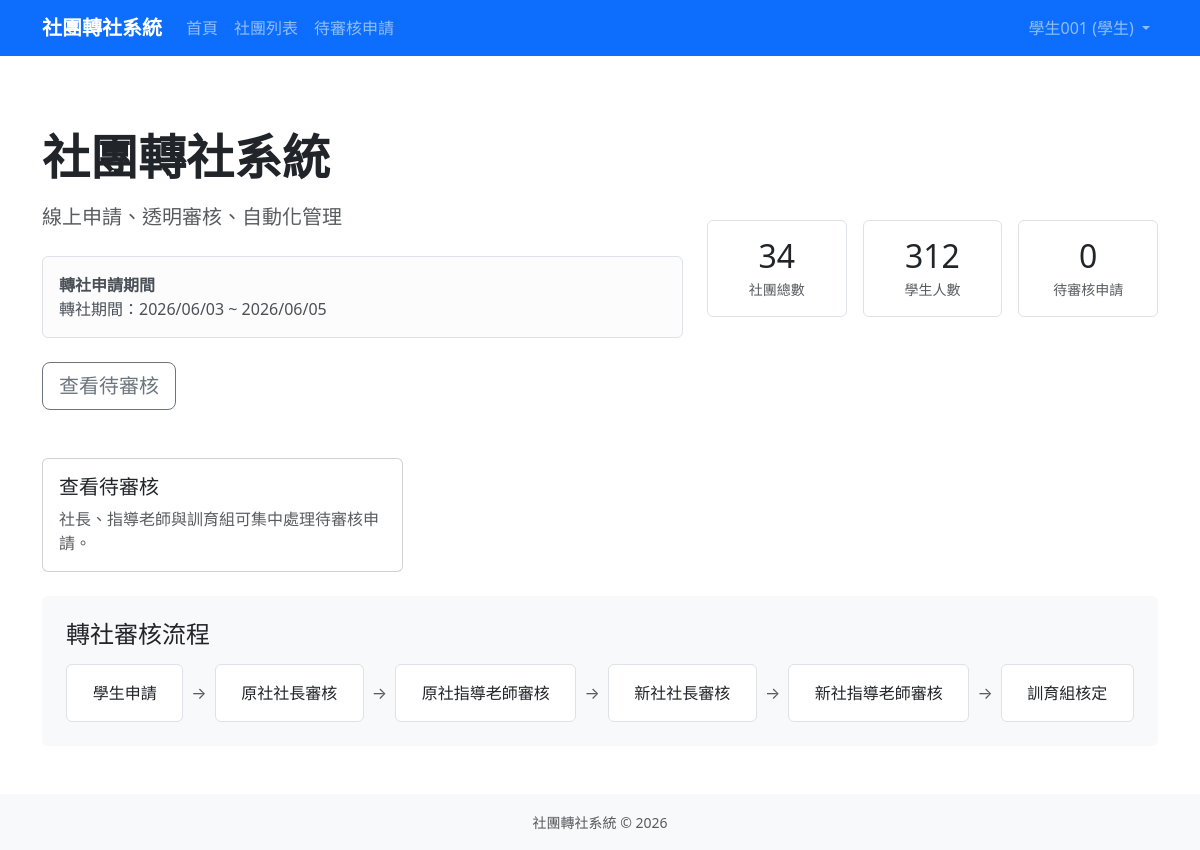
The app's page / (signed in), older data.
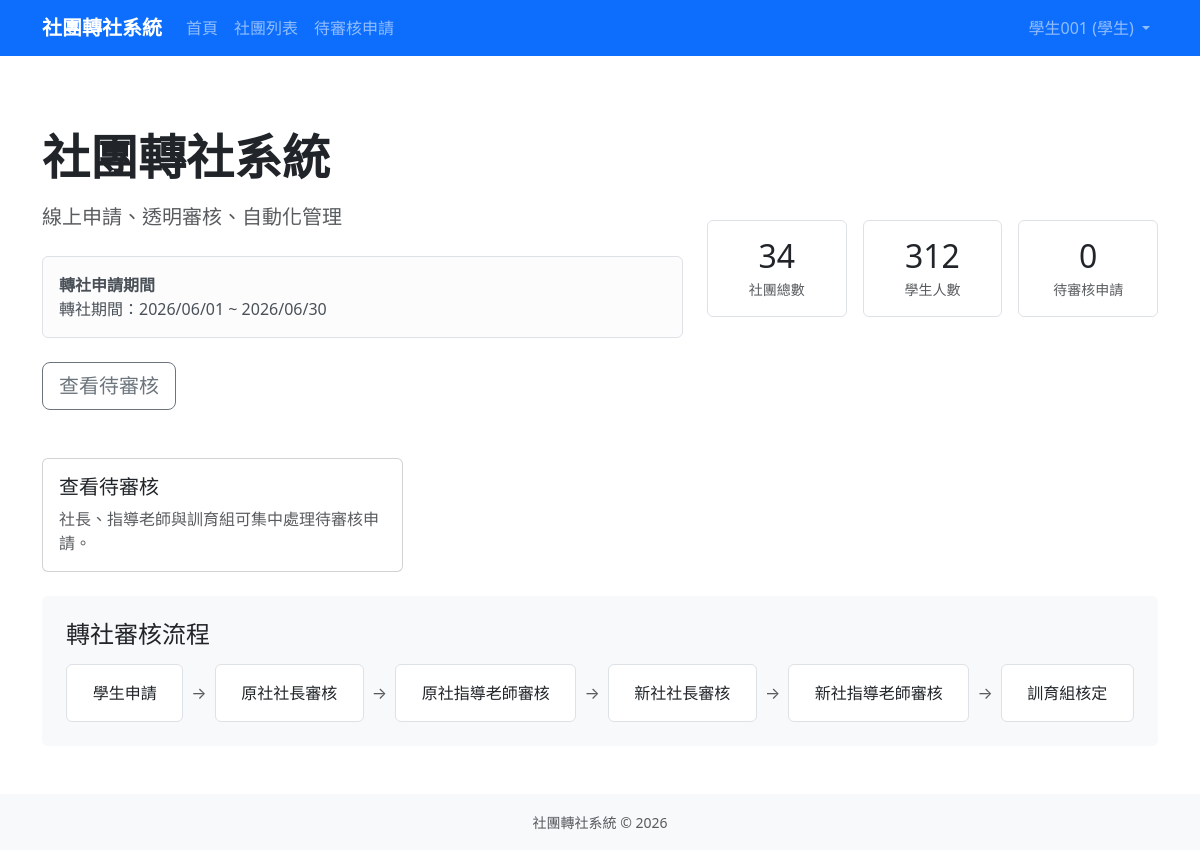
The same page, newer data.
### transfers/models.py (models this page shows, shortened)
class TransferWindow(models.Model):
    start_date = models.DateField(verbose_name='轉社開始日期')
    end_date = models.DateField(verbose_name='轉社結束日期')
    is_paused = models.BooleanField(default=False, verbose_name='暫停轉社期')
    updated_at = models.DateTimeField(auto_now=True, verbose_name='更新時間')
    class Meta:
        verbose_name = '轉社期限設定'
        verbose_name_plural = '轉社期限設定'
    @classmethod
    def get_current(cls):
        return cls.objects.order_by('-updated_at', '-pk').first()
    def is_open(self, today=None):
        if self.is_paused:
            return False
        today = today or timezone.localdate()
        return self.start_date <= today <= self.end_date
    def get_status(self, today=None):
        if self.is_paused:
            return 'paused'
        today = today or timezone.localdate()
        if today < self.start_date:
            return 'not_started'
        if today > self.end_date:
            return 'ended'
        return 'open'

### accounts/views.py (the view)
# urls.py: path('', views.HomeView.as_view(), name='home'),
class HomeView(TemplateView):
    template_name = 'accounts/home.html'
    def get_context_data(self, **kwargs):
        context = super().get_context_data(**kwargs)
        UserModel = get_user_model()
        pending_statuses = [
            'orig_president_pending',
            'orig_teacher_pending',
            'new_president_pending',
            'new_teacher_pending',
            'admin_pending',
        ]
        context.update({
            'club_count': Club.objects.filter(is_active=True).count(),
            'student_count': UserModel.objects.filter(role='student', is_active=True).count(),
            'pending_count': TransferRequest.objects.filter(status__in=pending_statuses).count(),
        })
        context.update(get_transfer_window_state())
        return context

### accounts/templatetags/account_extras.py (called while the page is built)
def user_is_club_president(user, club):
    if not user or not club or not getattr(club, 'president', ''):
        return False
    resolved_president = get_user_from_display_text(club.president)
    if resolved_president:
        return resolved_president.pk == user.pk
    return club.president.strip() == user.username

@register.filter
def display_role(user):
    if getattr(user, 'role', None) == 'president' and not user_is_club_president(user, user.club):
        return '學生'
    return user.get_role_display()

### transfers/context_processors.py (called while the page is built, shortened)
def transfer_window(request):
    context = get_transfer_window_state()
    user = getattr(request, 'user', None)
    context['admin_pending_review_count'] = 0
    return context

### transfers/services.py (called while the page is built)
def get_transfer_window_state():
    transfer_window = TransferWindow.get_current()
    is_open = transfer_window.is_open() if transfer_window else False
    status = transfer_window.get_status() if transfer_window else 'not_configured'
    return {
        'transfer_window': transfer_window,
        'transfer_window_is_open': is_open,
        'transfer_window_status': status,
        'transfer_window_is_paused': status == 'paused',
    }

### templates/accounts/home.html (shortened to what this page needs)
{% extends 'base.html' %}
{% block content %}
<section class="py-4 py-md-5">
    <div class="row align-items-center g-4">
        <div class="col-lg-7">
            <h1 class="display-5 fw-bold mb-3">社團轉社系統</h1>
            <p class="lead text-muted mb-4">線上申請、透明審核、自動化管理</p>
            <div class="alert alert-light border mb-4">
                <div class="fw-semibold">轉社申請期間</div>
                {% if transfer_window %}
                    <div>轉社期間：{{ transfer_window.start_date|date:"Y/m/d" }} ~ {{ transfer_window.end_date|date:"Y/m/d" }}</div>
                {% else %}
                    <div class="text-muted">尚未設定轉社期間</div>
                {% endif %}
            </div>
            <div class="d-flex flex-wrap gap-2">
                {% if user.is_authenticated %}
                    {% if user.is_superuser or user.role == 'president' or user.role == 'teacher' or user.role == 'admin' %}
                        <a href="{% url 'pending_approvals' %}" class="btn btn-outline-secondary btn-lg">查看待審核</a>
                    {% endif %}
                {% endif %}
            </div>
        </div>
        <div class="col-lg-5">
            <div class="row g-3">
                <div class="col-4">
                    <div class="border rounded p-3 text-center h-100">
                        <div class="h2 mb-1">{{ club_count }}</div>
                        <div class="text-muted small">社團總數</div>
                    </div>
                </div>
                <div class="col-4">
                    <div class="border rounded p-3 text-center h-100">
                        <div class="h2 mb-1">{{ student_count }}</div>
                        <div class="text-muted small">學生人數</div>
                    </div>
                </div>
                <div class="col-4">
                    <div class="border rounded p-3 text-center h-100">
                        <div class="h2 mb-1">{{ pending_count }}</div>
                        <div class="text-muted small">待審核申請</div>
                    </div>
                </div>
            </div>
        </div>
    </div>
</section>
<section class="mb-4">
    <div class="row row-cols-1 row-cols-md-3 g-3">
        {% if user.is_authenticated %}
            {% if user.is_superuser or user.role == 'president' or user.role == 'teacher' or user.role == 'admin' %}
                <div class="col">
                    <a href="{% url 'pending_approvals' %}" class="card h-100 text-decoration-none text-body">
                        <div class="card-body">
                            <h2 class="h5 card-title">查看待審核</h2>
                            <p class="card-text text-muted mb-0">社長、指導老師與訓育組可集中處理待審核申請。</p>
                        </div>
                    </a>
                </div>
            {% endif %}
        {% endif %}
    </div>
</section>
<section class="bg-light rounded p-4">
    <h2 class="h4 mb-3">轉社審核流程</h2>
    <div class="d-flex flex-column flex-lg-row gap-2 align-items-lg-center text-center">
        <div class="flex-fill border rounded bg-white p-3">學生申請</div>
        <div class="text-muted">→</div>
        <div class="flex-fill border rounded bg-white p-3">原社社長審核</div>
        <div class="text-muted">→</div>
        <div class="flex-fill border rounded bg-white p-3">原社指導老師審核</div>
        <div class="text-muted">→</div>
        <div class="flex-fill border rounded bg-white p-3">新社社長審核</div>
        <div class="text-muted">→</div>
        <div class="flex-fill border rounded bg-white p-3">新社指導老師審核</div>
        <div class="text-muted">→</div>
        <div class="flex-fill border rounded bg-white p-3">訓育組核定</div>
    </div>
</section>
{% endblock %}

Row changes from the older to the newer data that the page shows:
changed TransferWindow: start_date "2026/06/03" → "2026/06/01"; end_date "2026/06/05" → "2026/06/30"
